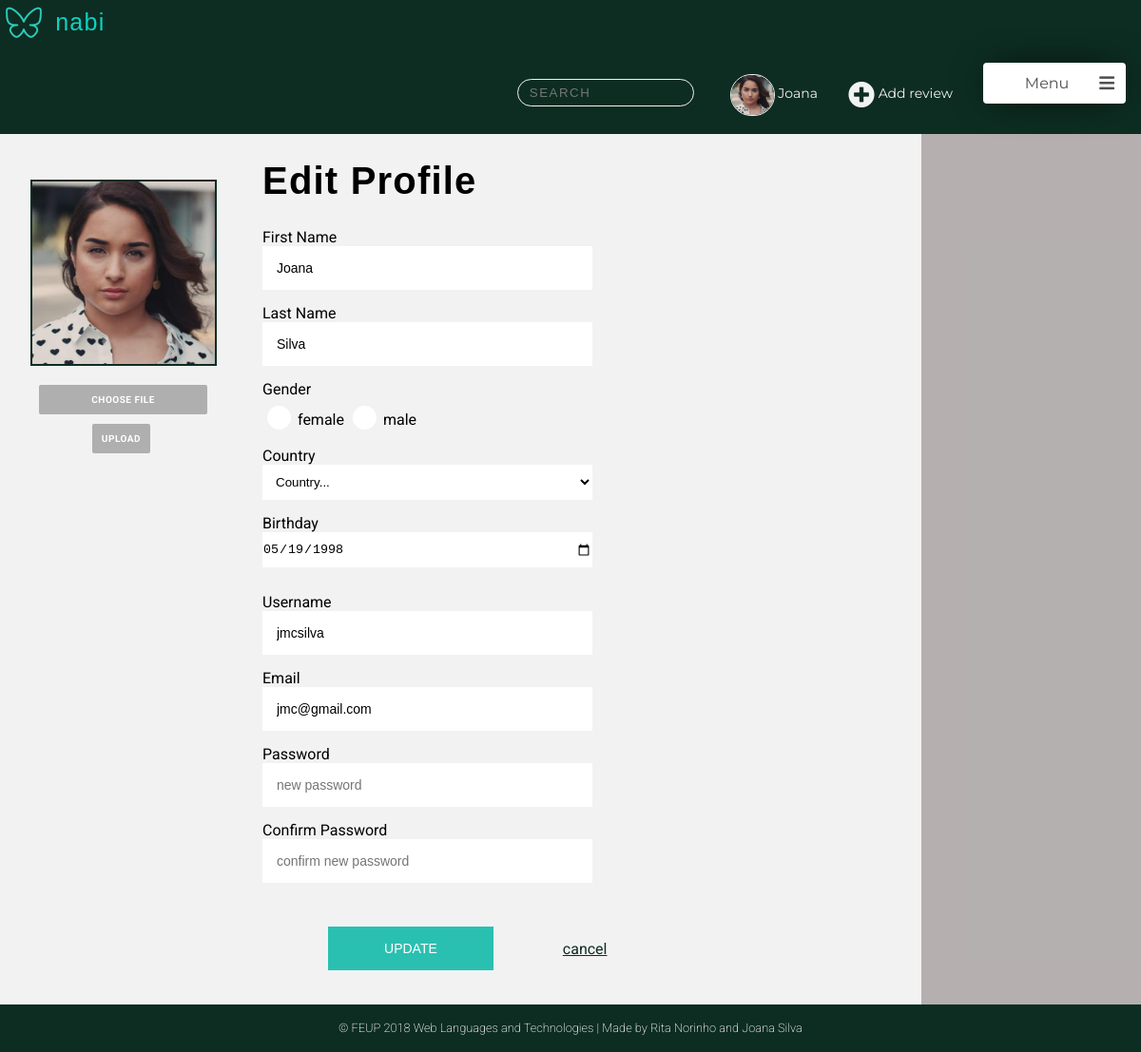
/pages/edit_profile.php (signed in), run on the app's committed database.
### tables this page shows
CREATE TABLE User (
    ID        INTEGER PRIMARY KEY AUTOINCREMENT,
    FirstName STRING NOT NULL,
    LastName  STRING NOT NULL,
    Username  STRING UNIQUE NOT NULL,
    Gender    STRING NOT NULL,
    Birthday  DATE NOT NULL,
    Country   STRING NOT NULL,
    Email     STRING UNIQUE NOT NULL,
    Password  CHAR (256) NOT NULL,  
    Photo     STRING DEFAULT "default.jpg",
    Points    INTEGER
    
);

### pages/edit_profile.php (called while the page is built, shortened)
<?php
    include_once('../templates/common/tpl_header.php');
    include_once('../templates/tpl_edit_profile.php');
    include_once('../templates/common/tpl_nav_bar.php');
    include_once('../database/db_user.php');
    include_once('../templates/tpl_countries.php');
    $user_info = getUserInfo($_SESSION['username']);
    draw_edit_profile($user_info);
?>

### database/db_user.php (called while the page is built, shortened)
<?php
  function getID($username) {
    $db = Database::instance()->db();
    try {
      $stmt = $db->prepare('SELECT ID FROM User WHERE username = ?');
      $stmt->execute(array($username));
      if($row = $stmt->fetch()){
        return $row['ID'];
      }
    }catch(PDOException $e) {
      return -1;
    }
  }
  function getUserInfo($username) {
      $db = Database::instance()->db();
      $stmt = $db->prepare('SELECT * FROM User WHERE username = ?');
      $stmt->execute(array($username));
      return  $stmt->fetch();
  }
?>

### templates/tpl_edit_profile.php (the view, shortened to what this page needs)
<body>
    <?php function draw_edit_profile($userinfo) {?>
    <div class="edit_profile_container">
        <div class="edit_profile_header">
            <header>
            <p> <img src="../assets/mininabi.png" alt="Nabi logo (butterfly)"> nabi </p>
           <?php draw_nav($userinfo); ?>
            </header>
        </div>
        <div class="side_nav">
        </div>
        <div class="upload_photo">
            <form method="post" action="../actions/action_upload_profile_photo.php" enctype="multipart/form-data" >
                 <?php if(!(file_exists("../assets/profilePhotos/".$userinfo['ID'].".jpg"))){ ?>
                    <img id="profile_photo" src="../assets/profilePhotos/default.jpg" alt="Profile photo"><br>
                 <?php } else{ ?>
                    <img id="profile_photo" src="../assets/profilePhotos/<?=$userinfo['ID']?>.jpg" alt="Profile photo"><br>
                 <?php } ?>
                <span onclick="callFileBtn()" class="file_btn"> choose file </span>
                <input type="file" id="file_upload" name="file_upload"><br>
                <input type="submit" value="Upload"><br>
            </form>
        </div>
        <div class="edit_profile_form">
        <h1> Edit Profile </h1>
         <form method="post" action="../actions/action_update_user_data.php" >
            <label> First Name </label><br>
            <input type="text" name="firstName" placeholder="first name" value="<?php echo htmlentities($userinfo['FirstName']) ?>" required><br>
            <label> Last Name </label><br>
            <input type="text" name="lastName" placeholder="last name" value="<?php echo htmlentities($userinfo['LastName']) ?>" required><br>
            <label> Gender </label><br>
            <input type="radio" name="gender" placeholder="female" value="female" value="<?php echo htmlentities($userinfo['Gender']) ?>" required>female
            <input type="radio" name="gender" placeholder="male" value="male" value="<?php echo htmlentities($userinfo['Gender']) ?>" required>male<br>
            <br><label>Country </label><br>
            <select name="country" value="<?php echo htmlentities($userinfo['Country']) ?>" required>
            </select><br>
            <label> Birthday </label><br>
            <input type="date" name="birthday" min="1903-01-01" max="2005-01-01" value="<?php echo htmlentities($userinfo['Birthday']) ?>" required><br>
            <label> Username </label><br>
            <input type="text" name="username" placeholder="username" maxlength="20" value="<?php echo htmlentities($userinfo['Username']) ?>" required><br>
            <label>Email </label><br>
            <input type="email" name="email" placeholder="email" value="<?php echo htmlentities($userinfo['Email']) ?>" required> <br>
            <label> Password </label><br>
            <input type="password" name="password" placeholder="new password" required><br>
            <label> Confirm Password </label><br>
            <input type="password" name="repeatpassword" placeholder="confirm new password" required><br>
            <p>
            <input type="submit" value="Update">
            <a href="main_page.php"> cancel </a></p>
        </form>
        </div>
    <div class="edit_profile_footer">
    <footer>
        <p> &#169; FEUP 2018 Web Languages and Technologies | Made by Rita Norinho and Joana Silva  </p>
    </footer>
    </div>
    </div>
    <?php } ?>
    </body>
    </html>

### templates/common/tpl_nav_bar.php (shortened to what this page needs)
<?php function draw_nav($userinfo){ ?>
     <ul class="feed_nav">
<li>
    <div class="search_container">
        <input class="search_input" type="text" placeholder="Search">
    </div>
</li>
<li>  <a class="profile_nav_btn" href="profile.php">
    <?php if(!(file_exists("../assets/profilePhotos/".getID($_SESSION['username']).".jpg"))){ ?>
        <img src="../assets/profilePhotos/default.jpg" width="100" height="100" alt="profile avatar">
    <?php } else{ ?>
        <img src="../assets/profilePhotos/<?=getID($_SESSION['username'])?>.jpg" width="100" height="100" alt="profile avatar">
    <?php } ?>
     <?php echo htmlentities($userinfo['FirstName']) ?>
</a> </li>
<li> <a class="add_review_btn" href="?.php"> <span class="fas fa-plus-circle"></span> Add review </a> </li>
<li>
    <div class="menu">
        <div class="title" onclick="show_dropdown_menu()"> Menu <span class="fa fa-bars"></span> <div class="arrow"> </div> </div>
    </div>
</li>
</ul>
<?php } ?>

### data on the page
user: FirstName "Joana", firstName "Joana", lastName "Silva", birthday "05/19/1998", username "jmcsilva", email "jmc@gmail.com"
